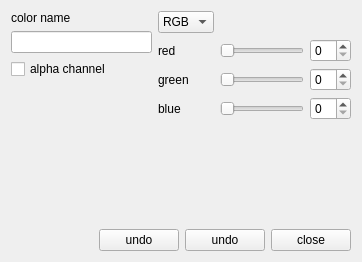
<?xml version="1.0" encoding="UTF-8"?>
<ui version="4.0">
  <class>ColorSelectorDialog</class>
  <widget class="QWidget" name="ColorSelectorDialog">
    <property name="geometry">
      <rect>
        <x>0</x>
        <y>0</y>
        <width>362</width>
        <height>262</height>
      </rect>
    </property>
    <property name="windowTitle">
      <string>Depth Convert Seismic</string>
    </property>
    <layout class="QVBoxLayout" name="verticalLayout">
      <item>
        <layout class="QHBoxLayout" name="config_layout">
          <item>
            <layout class="QVBoxLayout" name="name_layout">
              <item>
                <widget class="QLabel" name="name_label">
                  <property name="text">
                    <string>color name</string>
                  </property>
                </widget>
              </item>
              <item>
                <widget class="QLineEdit" name="name_edit">
                  <property name="text">
                    <string></string>
                  </property>
                </widget>
              </item>
              <item>
                <widget class="QCheckBox" name="alpha_box">
                  <property name="text">
                    <string>alpha channel</string>
                  </property>
                </widget>
              </item>
              <item>
                <spacer name="verticalSpacer_2">
                  <property name="orientation">
                    <enum>Qt::Vertical</enum>
                  </property>
                  <property name="sizeHint">
                    <size>
                      <width>20</width>
                      <height>40</height>
                    </size>
                  </property>
                </spacer>
              </item>
            </layout>
          </item>
          <item>
            <layout class="QGridLayout" name="color_layout">
              <item row="0" column="0">
                <widget class="QComboBox" name="mode_combo">
                  <item>
                    <property name="text">
                      <string>RGB</string>
                    </property>
                  </item>
                  <item>
                    <property name="text">
                      <string>HSB</string>
                    </property>
                  </item>
                </widget>
              </item>
              <item row="1" column="0">
                <widget class="QLabel" name="red_label">
                  <property name="text">
                    <string>red</string>
                  </property>
                </widget>
              </item>
              <item row="1" column="1">
                <widget class="QSlider" name="red_slider">
                  <property name="orientation">
                    <enum>Qt::Horizontal</enum>
                  </property>
                </widget>
              </item>
              <item row="1" column="2">
                <widget class="QSpinBox" name="red_spinner"></widget>
              </item>
              <item row="2" column="0">
                <widget class="QLabel" name="green_label">
                  <property name="text">
                    <string>green</string>
                  </property>
                </widget>
              </item>
              <item row="2" column="1">
                <widget class="QSlider" name="green_slider">
                  <property name="orientation">
                    <enum>Qt::Horizontal</enum>
                  </property>
                </widget>
              </item>
              <item row="2" column="2">
                <widget class="QSpinBox" name="green_spinner"></widget>
              </item>
              <item row="3" column="0">
                <widget class="QLabel" name="blue_label">
                  <property name="text">
                    <string>blue</string>
                  </property>
                </widget>
              </item>
              <item row="3" column="1">
                <widget class="QSlider" name="blue_slider">
                  <property name="orientation">
                    <enum>Qt::Horizontal</enum>
                  </property>
                </widget>
              </item>
              <item row="3" column="2">
                <widget class="QSpinBox" name="blue_spinner"></widget>
              </item>
            </layout>
          </item>
        </layout>
      </item>
      <item>
        <spacer name="verticalSpacer">
          <property name="orientation">
            <enum>Qt::Vertical</enum>
          </property>
          <property name="sizeHint">
            <size>
              <width>20</width>
              <height>40</height>
            </size>
          </property>
        </spacer>
      </item>
      <item>
        <layout class="QHBoxLayout" name="button_layout">
          <item>
            <spacer name="horizontalSpacer">
              <property name="orientation">
                <enum>Qt::Horizontal</enum>
              </property>
              <property name="sizeHint">
                <size>
                  <width>40</width>
                  <height>20</height>
                </size>
              </property>
            </spacer>
          </item>
          <item>
            <widget class="QPushButton" name="undo_btn">
              <property name="text">
                <string>undo</string>
              </property>
            </widget>
          </item>
          <item>
            <widget class="QPushButton" name="store_btn">
              <property name="text">
                <string>undo</string>
              </property>
            </widget>
          </item>
          <item>
            <widget class="QPushButton" name="close_button">
              <property name="text">
                <string>close</string>
              </property>
            </widget>
          </item>
        </layout>
      </item>
    </layout>
  </widget>
  <resources></resources>
  <connections></connections>
</ui>
